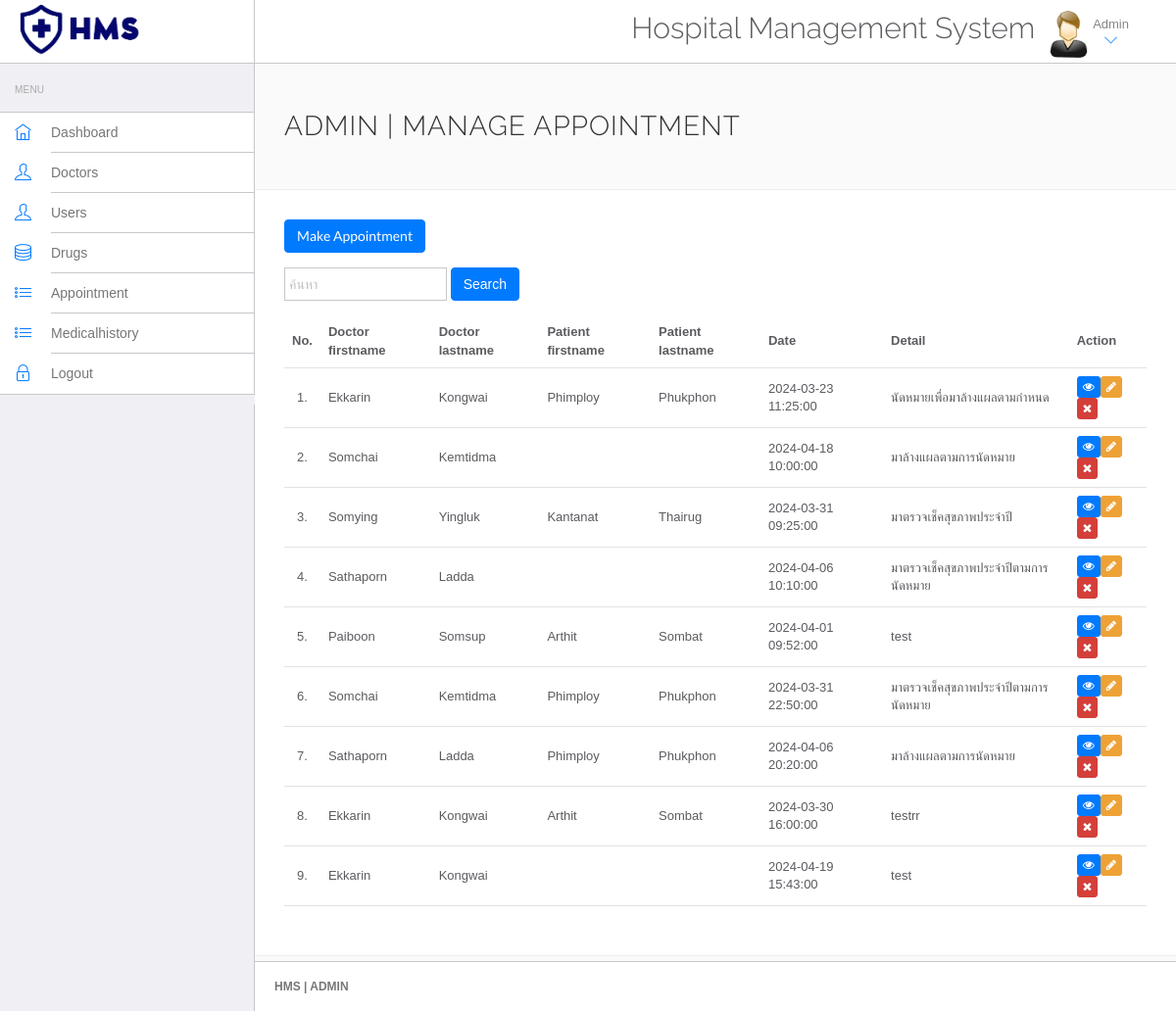
Page /admin/manage-appointment.php (signed in) on the committed database.
### tables this page shows
CREATE TABLE `appointment` (
  `id` int NOT NULL,
  `id_doctor` int NOT NULL,
  `id_users` int NOT NULL,
  `appointmentdate` datetime NOT NULL,
  `details` varchar(255) NOT NULL
);

CREATE TABLE `doctors` (
  `id` int NOT NULL,
  `firstname` varchar(50) NOT NULL,
  `lastname` varchar(50) NOT NULL,
  `gender` varchar(20) NOT NULL,
  `specialization` varchar(100) NOT NULL,
  `phoneno` varchar(12) NOT NULL,
  `birthdate` date DEFAULT NULL,
  `address` varchar(255) NOT NULL,
  `email` varchar(100) NOT NULL,
  `password` varchar(255) NOT NULL
);

CREATE TABLE `users` (
  `id` int NOT NULL,
  `firstname` varchar(100) NOT NULL,
  `lastname` varchar(100) NOT NULL,
  `gender` varchar(20) NOT NULL,
  `phonenum` varchar(12) NOT NULL,
  `birthdate` date DEFAULT NULL,
  `address` varchar(100) NOT NULL,
  `congenital` varchar(500) NOT NULL,
  `drugallergy` varchar(500) NOT NULL,
  `email` varchar(50) NOT NULL,
  `password` varchar(255) NOT NULL
);

### admin/manage-appointment.php (the view, shortened to what this page needs)
<?php
include('../include/config.php');
?>
<!DOCTYPE html>
<html lang="en">
<head>
    <link rel="stylesheet" href="vendor/bootstrap/css/bootstrap.min.css">
    <link rel="stylesheet" href="vendor/fontawesome/css/font-awesome.min.css">
    <link rel="stylesheet" href="vendor/themify-icons/themify-icons.min.css">
    <link href="vendor/animate.css/animate.min.css" rel="stylesheet" media="screen">
    <link href="vendor/perfect-scrollbar/perfect-scrollbar.min.css" rel="stylesheet" media="screen">
    <link href="vendor/switchery/switchery.min.css" rel="stylesheet" media="screen">
    <link href="vendor/bootstrap-touchspin/jquery.bootstrap-touchspin.min.css" rel="stylesheet" media="screen">
    <link href="vendor/select2/select2.min.css" rel="stylesheet" media="screen">
    <link href="vendor/bootstrap-datepicker/bootstrap-datepicker3.standalone.min.css" rel="stylesheet" media="screen">
    <link href="vendor/bootstrap-timepicker/bootstrap-timepicker.min.css" rel="stylesheet" media="screen">
    <link rel="stylesheet" href="assets/css/styles.css">
    <link rel="stylesheet" href="assets/css/plugins.css">
    <link rel="stylesheet" href="assets/css/themes/theme-1.css" id="skin_color" />
</head>
<body>
    <div id="app">
        <?php include('include/sidebar.php');?>
        <div class="app-content">
            <?php include('include/header.php');?>
            <div class="main-content">
                <div class="wrap-content container" id="container">
                    <section id="page-title">
                        <div class="row">
                            <div class="col-sm-8">
                                <h1 class="mainTitle">Admin | Manage Appointment</h1>
                            </div>
                        </div>
                    </section>
                    <div class="container-fluid container-fullw bg-white">
                        <div class="row">
                            <div class="col-md-12">
                                <h5 class="over-title margin-bottom-15"><a href="add-appointment.php" class="btn btn-primary">Make Appointment</a></h5>
                                <div class="row">
                                    <div class="col-md-12">
                                        <form method="post" class="form-inline" style="margin-bottom: 15px;">
                                            <div class="form-group">
                                                <input type="text" name="search_term" class="form-control" placeholder="ค้นหา" value="<?php echo $_SESSION['search_term']; ?>">
                                            </div>
                                            <button type="submit" name="search" class="btn btn-primary">Search</button>
                                        </form>
                                    </div>
                                </div>
                                <table class="table table-hover" id="sample-table-1">
                                    <thead>
                                        <tr>
                                            <th class="center">No.</th>
                                            <th class="hidden-xs">Doctor firstname</th>
                                            <th>Doctor lastname</th>
                                            <th>Patient firstname</th>
                                            <th>Patient lastname</th>
                                            <th>Date</th>
                                            <th>Detail</th>
                                            <th>Action</th>
                                        </tr>
                                    </thead>
                                    <tbody>
                                    <?php
                                    $sql = "SELECT appointment.id AS mn_id, doctors.firstname AS doctor_fname, doctors.lastname AS doctor_lname, users.firstname AS user_fname, users.lastname AS user_lname, appointmentdate, details FROM appointment
                                            LEFT JOIN users ON users.id = appointment.id_users
                                            LEFT JOIN doctors ON doctors.id = appointment.id_doctor";
                                    $sql .= " GROUP BY appointment.id";
                                    $result = mysqli_query($conn, $sql);
                                    if(mysqli_num_rows($result) > 0) {
                                        $count = 1;
                                        while($row = mysqli_fetch_assoc($result)) {
                                            echo "<tr>";
                                            echo "<td class='center'>$count.</td>";
                                            echo "<td>".$row['doctor_fname']."</td>";
                                            echo "<td>".$row['doctor_lname']."</td>";
                                            echo "<td>".$row['user_fname']."</td>";
                                            echo "<td>".$row['user_lname']."</td>";
                                            echo "<td>".$row['appointmentdate']."</td>";
                                            echo "<td>".$row['details']."</td>";
                                            echo "<td>";
                                            echo "<div class='visible-md visible-lg hidden-sm hidden-xs'>";
                                            echo "<a href='view-appointment.php?id=".$row['mn_id']."' class='btn btn-primary btn-xs' tooltip-placement='top' tooltip='View'><i class='fa fa-eye'></i></a>";
                                            echo "<a href='edit-appointment.php?id=".$row['mn_id']."' class='btn btn-warning btn-xs' tooltip-placement='top' tooltip='Edit'><i class='fa fa-pencil'></i></a>";
                                            echo "<a href='manage-appointment.php?id=".$row['mn_id']."&del=delete' onClick='return confirm(\"Are you sure you want to delete?\")' class='btn btn-danger btn-xs tooltips' tooltip-placement='top' tooltip='Remove'><i class='fa fa-times fa fa-white'></i></a>";
                                            echo "</div>";
                                            echo "</td>";
                                            echo "</tr>";
                                            $count++;
                                        }
                                    } else {
                                        echo "<tr><td colspan='10'>ไม่พบข้อมูลที่ตรงกับคำค้นหา</td></tr>";
                                    }
                                    ?>
                                    </tbody>
                                </table>
                            </div>
                        </div>
                    </div>
                </div>
            </div>
        </div>
        <?php include('include/footer.php');?>
    </div>
</body>
</html>

### admin/assets/css/themes/theme-1.css (style rules this page uses)
body { background: #FAFAFA; }

### rows in the picture
appointment: id_doctor.firstname "Ekkarin", id_doctor.lastname "Kongwai", id_users.firstname "Phimploy", id_users.lastname "Phukphon", appointmentdate "2024-03-23 11:25:00", details "นัดหมายเพื่อมาล้างแผลตามกำหนด"
appointment: id_doctor.firstname "Somchai", id_doctor.lastname "Kemtidma", appointmentdate "2024-04-18 10:00:00", details "มาล้างแผลตามการนัดหมาย"
appointment: id_doctor.firstname "Somying", id_doctor.lastname "Yingluk", id_users.firstname "Kantanat", id_users.lastname "Thairug", appointmentdate "2024-03-31 09:25:00", details "มาตรวจเช็คสุขภาพประจำปี"
appointment: id_doctor.firstname "Sathaporn", id_doctor.lastname "Ladda", appointmentdate "2024-04-06 10:10:00", details "มาตรวจเช็คสุขภาพประจำปีตามการนัดหมาย"
appointment: id_doctor.firstname "Paiboon", id_doctor.lastname "Somsup", id_users.firstname "Arthit", id_users.lastname "Sombat", appointmentdate "2024-04-01 09:52:00", details "test"
appointment: id_doctor.firstname "Somchai", id_doctor.lastname "Kemtidma", id_users.firstname "Phimploy", id_users.lastname "Phukphon", appointmentdate "2024-03-31 22:50:00", details "มาตรวจเช็คสุขภาพประจำปีตามการนัดหมาย"
appointment: id_doctor.firstname "Sathaporn", id_doctor.lastname "Ladda", id_users.firstname "Phimploy", id_users.lastname "Phukphon", appointmentdate "2024-04-06 20:20:00", details "มาล้างแผลตามการนัดหมาย"
appointment: id_doctor.firstname "Ekkarin", id_doctor.lastname "Kongwai", id_users.firstname "Arthit", id_users.lastname "Sombat", appointmentdate "2024-03-30 16:00:00", details "testrr"
appointment: id_doctor.firstname "Ekkarin", id_doctor.lastname "Kongwai", appointmentdate "2024-04-19 15:43:00", details "test"
